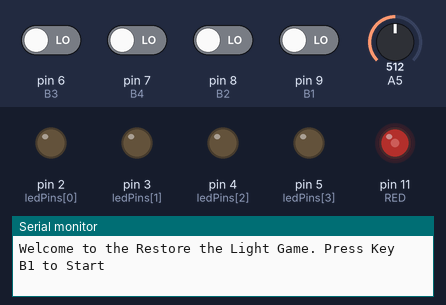
Bench run of a sketch on a simulated Arduino Uno, built with avr-gcc and run on an emulated ATmega328P. On the bench: output pins drawn as LEDs (lit = HIGH), the last lines printed to the serial monitor. The test bench sets the inputs (shaded band); at power-on: pin 6 (B3), pin 7 (B4), pin 8 (B2), pin 9 (B1) LOW, A5 = 512. Random numbers use the default seed unless the sketch sets one.

Above: at 1.2 s.
1.3 s: pin 9 (B1) driven HIGH
At 10.1 s:
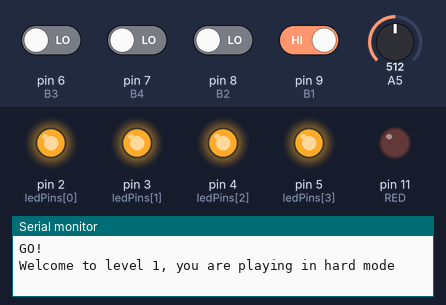
At 18.0 s:
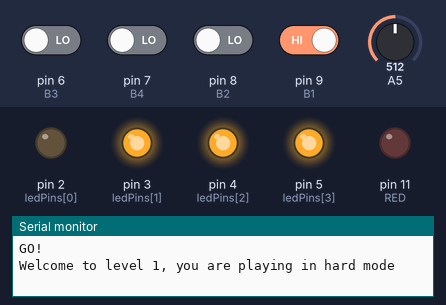
Timing chart, 0 to 23.8 s (numbered marks = the images above; inputs shaded):
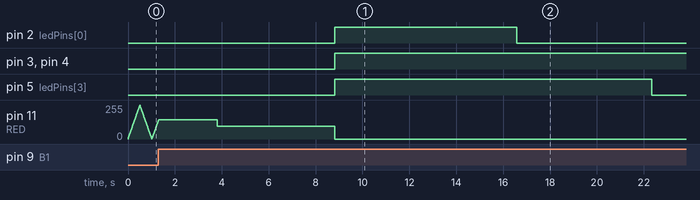

Measured:
- after the input at 1.3 s, pin 2 (ledPins[0]), pin 3 (ledPins[1]), pin 4 (ledPins[2]), pin 5 (ledPins[3]): LOW → HIGH after 7.5 s

The sketch:

Main.ino
```cpp
/*
  - authors: Mattia Flamigni, Filippo Badioli
  - mail: mattia.flamigni4@studio.unibo.it, filippo.badioli@studio.unibo.it
  - date: 2020-10-15
  - summary: Main file for the Restore the Light game. It manages the game flow and the sleep mode.
*/

#include <stdlib.h>
#include <time.h>
#include <avr/sleep.h>
#include "GameManager.h"
#include "ArrayManager.h"
#include "ButtonManager.h"
#include "LevelManager.h"

#define FIRST_BUTTON_PIN 6
#define LAST_BUTTON_PIN 9
#define NUM_BUTTON 4
#define RED 11
#define B1 9
#define B2 8
#define B3 6
#define B4 7

#define NUM_LEDS 4
#define FIRST_LED_PIN 2
#define LAST_LED_PIN 5
#define G1 2
#define G2 3
#define G3 4
#define G4 5

const int buttonPins[NUM_BUTTON] = {9, 8, 6, 7};
const int ledPins[NUM_LEDS] = {2, 3, 4, 5};

int turn_off_led_difficult = 800; // easy di default
int sequenza[4];
int fade = 5;
int brightness = 0;
bool wantGame = false; // settare a false di default
int prevButtonState = LOW;
bool isInDeepSleeping = false;
int solutionTime;

void pciSetup(byte pin) {
  *digitalPinToPCMSK(pin) |= bit(digitalPinToPCMSKbit(pin)); // enable pin
  PCIFR |= bit(digitalPinToPCICRbit(pin));                   // clear any outstanding interrupt
  PCICR |= bit(digitalPinToPCICRbit(pin));                   // enable interrupt for the group
}

// handle pin change interrupt for D8 to D13 here
ISR(PCINT0_vect) {
  digitalWrite(13, digitalRead(B2) and digitalRead(B1));
}
// handle pin change interrupt for D0 to D7 here
ISR(PCINT2_vect) {
  digitalWrite(13, digitalRead(B4) and digitalRead(B3));
}

void setup() {
  for (int i = 0; i < NUM_BUTTON; i++)
  {
    pciSetup(buttonPins[i]);
  }

  for (int i = 0; i < NUM_BUTTON; i++)
  {
    attachInterrupt(digitalPinToInterrupt(buttonPins[i]), wakeUp, LOW);
  }

  Serial.begin(9600);
  for (int i = 0; i < NUM_LEDS; i++)
  {
    pinMode(ledPins[i], OUTPUT);
    digitalWrite(i, LOW);
  }
  for (int i = 0; i < NUM_BUTTON; i++)
  {
    pinMode(buttonPins[i], INPUT);
  }

  pinMode(RED, OUTPUT);
}

void loop()
{
  // Turn off all LEDs
  for (int i = 0; i < NUM_LEDS; i++)
  {
    digitalWrite(ledPins[i], LOW);
  }

  int level = getLevel();

  if (level == 1)
  {
    wantGame = false;
    Serial.println("\nWelcome to the Restore the Light Game. Press Key B1 to Start");
    fadeFun();

    unsigned long startTime = millis();
    // Attendiamo 10 secondi per vedere se viene premuto un tasto
    while (millis() - startTime < 10000 && !wantGame)
    {
      fadeFun();
      wantGame = isB1Pressed();
      delay(10);
    }
  }

  // Se nessun tasto viene premuto, attiva la modalità sleep
  if (!wantGame)
  {
    digitalWrite(RED, LOW);
    delay(200);
    sleepNow();
  }

  // Se viene premuto un tasto, lampeggia X millisecondi e avvia il gioco
  if (wantGame)
  {
    for (int i = 500; i > 0; i--)
    {
      fadeFun();
      delay(5);
    }
    game();
  }
}


void wakeUp()
{
  wantGame = false;
}

void fadeFun()
{
  analogWrite(RED, brightness);
  brightness = brightness + fade;

  if (brightness == 255 || brightness == 0)
  {
    fade = -fade;
  }
}

void sleepNow()
{
  Serial.println("Sleeping");
  set_sleep_mode(SLEEP_MODE_PWR_DOWN);
  sleep_enable();

  for (int i = FIRST_BUTTON_PIN; i <= LAST_BUTTON_PIN; i++)
  {
    attachInterrupt(i, wakeUp, LOW);
  }

  sleep_mode();
  sleep_disable();
  Serial.println("Wake Up");

  for (int i = FIRST_BUTTON_PIN; i <= LAST_BUTTON_PIN; i++)
  {
    detachInterrupt(i);
  }
}
```

ArrayManager.cpp
```cpp
#include "ArrayManager.h"
#include "Arduino.h"

#define NUM_PIN 4
#define NUM_BUTTON 4
#define FIRST_PIN 2
#define LAST_PIN 5
#define RED 11
#define POT_PIN A0

//Generate random numbers, check duplicates and save
void generateRandom(int sequence[4])
{
  //Generates a seed based on an analog pin
  int seed = analogRead(POT_PIN);

  //Initializes the random number generator based on the seed read in the analog pin
  srand(seed);

  for (int i = 0; i < NUM_PIN; i++)
  {
    int r;
    do
    {
      r = rand() % (LAST_PIN - FIRST_PIN + 1) + FIRST_PIN;
    } while (isDuplicate(r, sequence, i)); //Keeps on generating until it gets to an unique number
    sequence[i] = r;
  }
}

//Checks if the number is already in the sequence
int isDuplicate(int num, int arr[], int size)
{
  for (int i = 0; i < size; i++)
  {
    if (arr[i] == num)
    {
      return 1; //Found a duplicate
    }
  }
  return 0; //No duplicates found
}

//Reverts the array and saves it in the destination array
void reverseArray(int arr[], int dest[], int length)
{
  int i, j;
  for (i = length - 1, j = 0; i >= 0; i--, j++)
  {
    dest[j] = arr[i];
  }
}
```

ArrayManager.h
```cpp
#ifndef ARRAYMANAGER_H
#define ARRAYMANAGER_H

void generateRandom(int sequence[4]);
int isDuplicate(int num, int arr[], int size);
void reverseArray(int arr[], int dest[], int length);

#endif
```

ButtonManager.cpp
```cpp
#include "ButtonManager.h"
#include "Arduino.h"
#include "LevelManager.h"

#define B1 9
#define B2 8
#define B3 6
#define B4 7
#define DEBOUNCEDELAY 150.
#define NUM_BUTTON 4
#define DEFAULT_DELAY 170

const int TURNONTIME = 20000;
int pressedButtonsNum = 0;
int buttonSequence[4];
long lastDebounceTime = 0;
bool debug = false; //only for debug purpose

//Checks if the button called B1 gets pressed
bool isB1Pressed()
{
  return digitalRead(B1) == HIGH;
}

//Function that ignores the bouncing of buttons
bool debounceButton(int pin)
{
  int buttonState = digitalRead(pin);
  if (millis() - lastDebounceTime > DEBOUNCEDELAY)
  {
    if (buttonState == HIGH)
    {
      lastDebounceTime = millis();
      return true;
    }
  }
  return false;
}

//Function that clears the current cached sequence of buttons pressed
void clearButtonsSequence()
{
  memset(buttonSequence, 0, sizeof(buttonSequence));
  pressedButtonsNum = 0;
}


//Called to get in input the sequence of pressed buttons
void getSequence()
{
  const int buttonPins[NUM_BUTTON] = {B3, B4, B2, B1};
  const int buttonValues[NUM_BUTTON] = {2, 3, 4, 5};
  int buttonIndex = 0;
  int startTime = millis();
  int elapsedTime = 0;

  while (pressedButtonsNum < NUM_BUTTON && elapsedTime < TURNONTIME * getFactor() * getDiffFactor())
  {
    for (int i = 0; i < NUM_BUTTON; i++)
    {
      if (debounceButton(buttonPins[i]) == HIGH)
      {
        buttonSequence[buttonIndex++] = buttonValues[i];
        digitalWrite(buttonValues[i], HIGH);
        pressedButtonsNum++;
      }
      if(debug){
        Serial.println(buttonSequence[i]);
      }
    }

    elapsedTime = millis() - startTime;
    delay(DEFAULT_DELAY);
  }
}


//Checks if the sequence of pressed buttons is equal to the expected sequence
bool checkButtonsSequence(int expectedSequence[NUM_BUTTON])
{
  for (int i = 0; i < NUM_BUTTON; i++)
  {
    if (buttonSequence[i] != expectedSequence[i])
    {
      return false;
    }
  }
  return true;
}
```

ButtonManager.h
```cpp
#ifndef BUTTONMANAGER_H
#define BUTTONMANAGER_H

bool isB1Pressed();
bool debounceButton(int pin);
void clearButtonsSequence();
void getSequence();
bool checkButtonsSequence(int expectedSequence[4]);

#endif
```

GameManager.cpp
```cpp
#include "GameManager.h"
#include "Arduino.h"
#include "LevelManager.h"
#include "ArrayManager.h"
#include "ButtonManager.h"

#define NUM_PIN 4
#define NUM_BUTTON 4
#define FIRST_PIN 2
#define LAST_PIN 5
#define RED 11

int TURNOFFTIME = 8000;
int sequence[4];
int expectedSequence[4];
int pin[] = {5, 4, 3, 2};
int button[] = {6, 7, 8, 9};
int difficulty;
bool win;

//Functions that manages all the proceeding of the game
void game()
{

  //Turns off all the leds and prints the current level and difficulty
  for (int i = 0; i < NUM_PIN; i++)
  {
    digitalWrite(pin[i], LOW);
  }
  Serial.println("GO!");
  Serial.print("Welcome to level ");
  Serial.print(getLevel());
  Serial.print(", you are playing in ");
  Serial.print(printDifficulty());
  Serial.println(" mode");
  delay(5000);

  //Turn on the green leds
  for (int i = 0; i < NUM_PIN; i++)
  {
    digitalWrite(pin[i], HIGH);
  }
  digitalWrite(RED, LOW);
  delay(2000);

  //Scrambles the array
  generateRandom(sequence);

  //Reverts the array
  reverseArray(sequence, expectedSequence, 4);

  //Turns off the leds one by one
  for (int i = 0; i < NUM_PIN; i++)
  {
    delay(TURNOFFTIME * getFactor() * getDiffFactor());
    int j = sequence[i];
    digitalWrite(j, LOW);
  }

  getSequence();

  //Check sequence and decides on the result
  win = checkButtonsSequence(expectedSequence);

  //If win is true than the game goes on the next level, else it resets
  if (win)
  {
    levelup();
  }
  else
  {
    gamelost();
  }
}
```

GameManager.h
```cpp
#ifndef GAMEMANAGER_H
#define GAMEMANAGER

void game();

#endif
```

LevelManager.cpp
```cpp
#include "LevelManager.h"
#include "Arduino.h"
#include "ButtonManager.h"
#include "math.h"

#define CONS 0.85;
#define POT_VAL_MAX 1024
#define POT_STEP 256
#define RED 11

int level = 1;
float factor = 1;

//Function called when a game is won, increases the level count and modifies the time factor
void levelup() {
  level++;
  Serial.print("Congratulations, you advance to the level ");
  Serial.println(level);
  clearButtonsSequence();
  factor = factor * CONS;
}

//Function called when a game is lost, resets the level count
void gamelost() {
  Serial.print("Game over, your score is: ");
  Serial.println(level);
  level = 1;
  clearButtonsSequence();
  digitalWrite(RED, HIGH);
  delay(10000);
}

//Returns a string explaining what the current difficulty is
String printDifficulty() {
  switch (checkDifficulty())
  {
  case 1:
    return "easy";
    break;

  case 2:
    return "medium";
    break;

  case 3:
    return "hard";
    break;

  case 4:
    return "impossible";
    break;
  }
}

//checks the potentiometer value and translates it into a value ranging from 1 to 4
int checkDifficulty() {
  int diff = analogRead(A5);
  if (diff >= 0 && diff < POT_VAL_MAX)
  {
    return (diff / POT_STEP) + 1;
  }
}

//returns the decreasing time factor based on level
float getFactor() {
  return factor;
}

//returns the current level
int getLevel() {
  return level;
}

//Returns the decreasing time factor based on difficulty
float getDiffFactor() {
  float diffFactor = (1 / pow(checkDifficulty(), 0.30));
  return diffFactor;
}
```

LevelManager.h
```cpp
#ifndef __LEVELMANAGER__
#define __LEVELMANAGER__

#include "Arduino.h"

void levelup();

void gamelost();

int checkDifficulty();

String printDifficulty();

float getFactor();

int getLevel();

float getDiffFactor();

#endif
```
